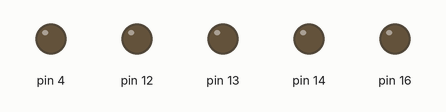
This sketch was run on a simulated Arduino Uno, built with avr-gcc and run on an emulated ATmega328P. Shown: output pins drawn as LEDs (lit = HIGH).

Above: at 1.2 s.
At 5.6 s:
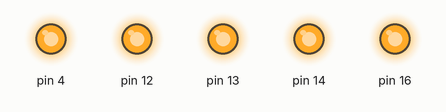
Timing chart, 0 to 17.2 s (numbered marks = the images above):
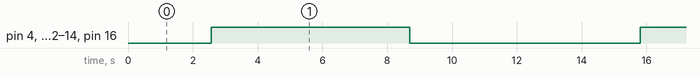

Measured:
- by itself, pin 4, pin 12–14, pin 16: alternates HIGH for 6.1 s and LOW for 7.1 s

The sketch:

DiscoLights4Fade.ino
```cpp
void setup() {
  // put your setup code here, to run once:
  pinMode(13, OUTPUT);
  pinMode(12, OUTPUT);
  pinMode(14, OUTPUT);
  pinMode(4, OUTPUT);
  pinMode(16, OUTPUT);
}

void loop() {
  // put your main code here, to run repeatedly:

  for(int br=0; br<=255; br++){
  analogWrite(16, br);
  analogWrite(4, br);
  analogWrite(14, br);
  analogWrite(12, br);
  analogWrite(13, br);
  delay(20);
  }

delay(1000);

for(int dm=255; dm>0; dm--){
  analogWrite(13, dm);
  analogWrite(12, dm);
  analogWrite(14, dm);
  analogWrite(4, dm);
  analogWrite(16, dm);
  delay(20);
}
delay(2000);

}
```
